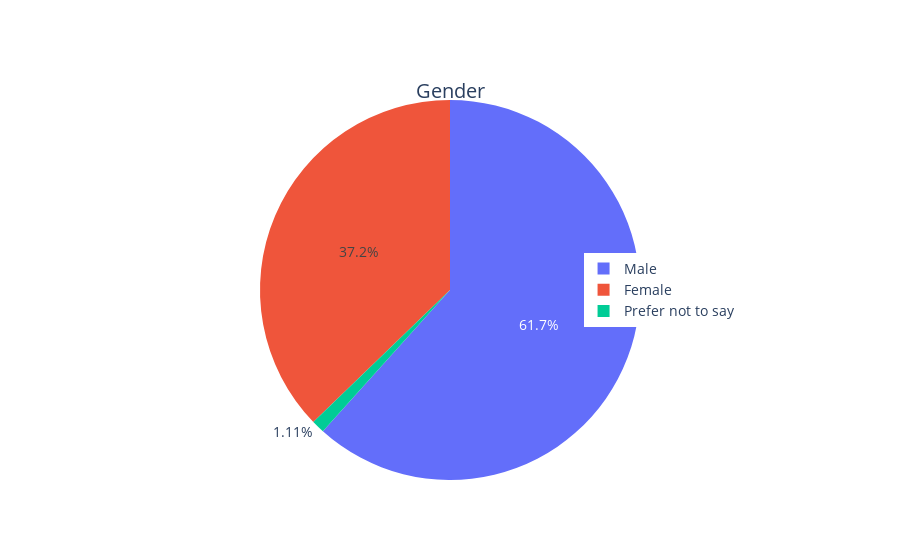

This figure's notebook cell:
### Code cell
counts = df['Gender'].value_counts()

fig = go.Figure(data=[go.Pie(labels=counts.index, values=counts)])

fig.update_layout(title_text='Gender', 
                  title_x=0.5, 
                  title_y=0.85,
                  font=dict(size=14),
                  legend=dict(x=0.71, y=0.5))
fig.show()

### Figure 1 — Plotly figure (JSON) as saved in the notebook; plotly's stock layout.template omitted (floating-point values rounded to 4 significant figures)
{"data": [{"labels": ["Male", "Female", "Prefer not to say"], "type": "pie", "values": [111, 67, 2]}], "layout": {"font": {"size": 14}, "legend": {"x": 0.71, "y": 0.5}, "title": {"text": "Gender", "x": 0.5, "y": 0.85}}}
